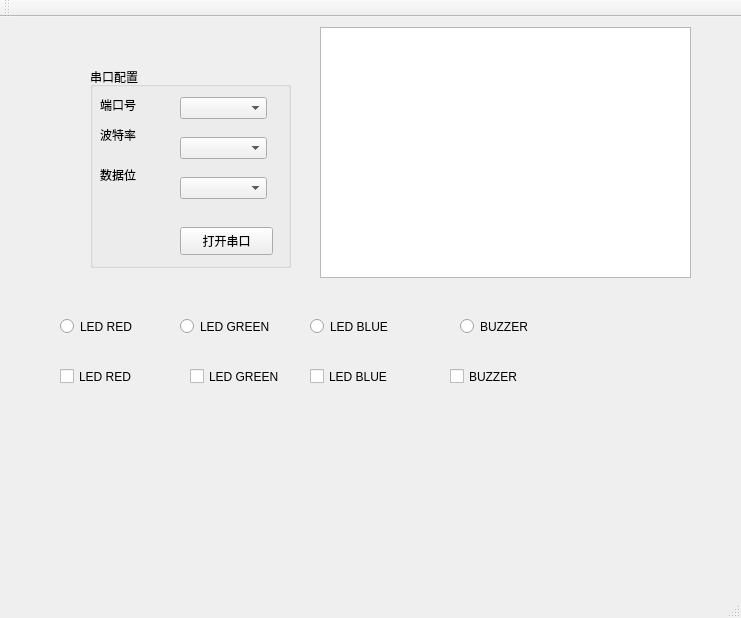
<?xml version="1.0" encoding="UTF-8"?>
<ui version="4.0">
 <class>MainWindow</class>
 <widget class="QMainWindow" name="MainWindow">
  <property name="geometry">
   <rect>
    <x>0</x>
    <y>0</y>
    <width>741</width>
    <height>618</height>
   </rect>
  </property>
  <property name="windowTitle">
   <string>MainWindow</string>
  </property>
  <widget class="QWidget" name="centralWidget">
   <widget class="QGroupBox" name="groupBox">
    <property name="geometry">
     <rect>
      <x>90</x>
      <y>50</y>
      <width>201</width>
      <height>201</height>
     </rect>
    </property>
    <property name="title">
     <string>串口配置</string>
    </property>
    <widget class="QPushButton" name="OpenSerialPort">
     <property name="geometry">
      <rect>
       <x>90</x>
       <y>160</y>
       <width>93</width>
       <height>28</height>
      </rect>
     </property>
     <property name="text">
      <string>打开串口</string>
     </property>
    </widget>
    <widget class="QComboBox" name="SerialPort">
     <property name="geometry">
      <rect>
       <x>90</x>
       <y>30</y>
       <width>87</width>
       <height>22</height>
      </rect>
     </property>
    </widget>
    <widget class="QLabel" name="label">
     <property name="geometry">
      <rect>
       <x>10</x>
       <y>30</y>
       <width>72</width>
       <height>16</height>
      </rect>
     </property>
     <property name="text">
      <string>端口号</string>
     </property>
    </widget>
    <widget class="QLabel" name="label_2">
     <property name="geometry">
      <rect>
       <x>10</x>
       <y>60</y>
       <width>72</width>
       <height>15</height>
      </rect>
     </property>
     <property name="text">
      <string>波特率</string>
     </property>
    </widget>
    <widget class="QLabel" name="label_3">
     <property name="geometry">
      <rect>
       <x>10</x>
       <y>100</y>
       <width>72</width>
       <height>15</height>
      </rect>
     </property>
     <property name="text">
      <string>数据位</string>
     </property>
    </widget>
    <widget class="QComboBox" name="baundRateChoose">
     <property name="geometry">
      <rect>
       <x>90</x>
       <y>70</y>
       <width>87</width>
       <height>22</height>
      </rect>
     </property>
    </widget>
    <widget class="QComboBox" name="DataBits">
     <property name="geometry">
      <rect>
       <x>90</x>
       <y>110</y>
       <width>87</width>
       <height>22</height>
      </rect>
     </property>
    </widget>
   </widget>
   <widget class="QRadioButton" name="radioButton">
    <property name="geometry">
     <rect>
      <x>60</x>
      <y>300</y>
      <width>115</width>
      <height>19</height>
     </rect>
    </property>
    <property name="text">
     <string>LED RED</string>
    </property>
   </widget>
   <widget class="QTextEdit" name="ShowSerialPortData">
    <property name="geometry">
     <rect>
      <x>320</x>
      <y>10</y>
      <width>371</width>
      <height>251</height>
     </rect>
    </property>
   </widget>
   <widget class="QRadioButton" name="radioButton_3">
    <property name="geometry">
     <rect>
      <x>310</x>
      <y>300</y>
      <width>115</width>
      <height>19</height>
     </rect>
    </property>
    <property name="text">
     <string>LED BLUE</string>
    </property>
   </widget>
   <widget class="QRadioButton" name="radioButton_2">
    <property name="geometry">
     <rect>
      <x>180</x>
      <y>300</y>
      <width>115</width>
      <height>19</height>
     </rect>
    </property>
    <property name="text">
     <string>LED GREEN</string>
    </property>
   </widget>
   <widget class="QRadioButton" name="radioButton_4">
    <property name="geometry">
     <rect>
      <x>460</x>
      <y>300</y>
      <width>115</width>
      <height>19</height>
     </rect>
    </property>
    <property name="text">
     <string>BUZZER</string>
    </property>
   </widget>
   <widget class="QCheckBox" name="checkBox">
    <property name="geometry">
     <rect>
      <x>60</x>
      <y>350</y>
      <width>91</width>
      <height>19</height>
     </rect>
    </property>
    <property name="text">
     <string>LED RED</string>
    </property>
   </widget>
   <widget class="QCheckBox" name="checkBox_2">
    <property name="geometry">
     <rect>
      <x>190</x>
      <y>350</y>
      <width>91</width>
      <height>19</height>
     </rect>
    </property>
    <property name="text">
     <string>LED GREEN</string>
    </property>
   </widget>
   <widget class="QCheckBox" name="checkBox_3">
    <property name="geometry">
     <rect>
      <x>310</x>
      <y>350</y>
      <width>91</width>
      <height>19</height>
     </rect>
    </property>
    <property name="text">
     <string>LED BLUE</string>
    </property>
   </widget>
   <widget class="QCheckBox" name="checkBox_4">
    <property name="geometry">
     <rect>
      <x>450</x>
      <y>350</y>
      <width>91</width>
      <height>19</height>
     </rect>
    </property>
    <property name="text">
     <string>BUZZER</string>
    </property>
   </widget>
  </widget>
  <widget class="QMenuBar" name="menuBar">
   <property name="geometry">
    <rect>
     <x>0</x>
     <y>0</y>
     <width>741</width>
     <height>26</height>
    </rect>
   </property>
  </widget>
  <widget class="QToolBar" name="mainToolBar">
   <attribute name="toolBarArea">
    <enum>TopToolBarArea</enum>
   </attribute>
   <attribute name="toolBarBreak">
    <bool>false</bool>
   </attribute>
  </widget>
  <widget class="QStatusBar" name="statusBar"/>
 </widget>
 <layoutdefault spacing="6" margin="11"/>
 <resources/>
 <connections/>
</ui>
